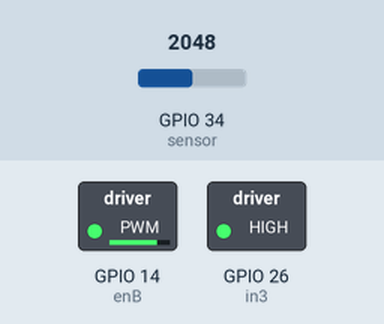
Simulated run of this sketch. Board: ESP32. Shown: switched loads named in the sketch (green lamp = pin HIGH). The inputs (shaded band) are chosen by the test bench; at power-on: GPIO 34 (sensor) = 2048. Nothing arrives over Bluetooth unless stated; what the sketch prints to the serial monitor is not drawn.

Above: at 1.2 s.
1.3 s: GPIO 34 (sensor) set to 2970
2.8 s: GPIO 34 (sensor) set to 3048
At 4.2 s:
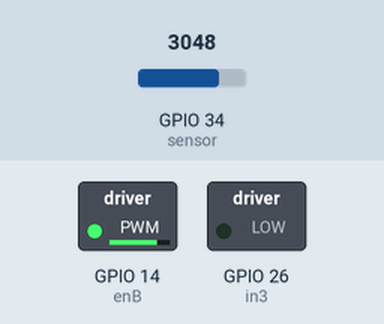
Timing chart, 0 to 5.8 s (numbered marks = the images above; inputs shaded):
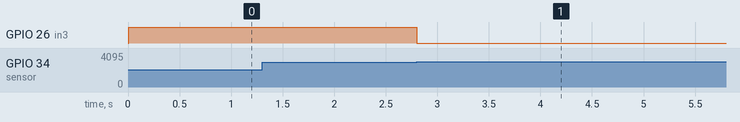

The sketch:

sketch_receiver.ino
```cpp
#include <BluetoothSerial.h>

BluetoothSerial SerialBT;

char receivedChar;
bool btConnected = false;
long previousMillis = 0;
int timeout = 1000;

// MOTOR 1 : VENSTRE
int enA = 35;
int in1 = 33;
int in2 = 25;

// MOTOR 2 : Højre
int enB = 14;
int in3 = 26;
int in4 = 27;

int sensor = 34;

void setup() {
  Serial.begin(9600);
  SerialBT.begin("ESP32slave");
  Serial.println("The device started in master mode, make sure remote BT device is on!");
  pinMode(enB, OUTPUT);
  pinMode(in3, OUTPUT);
  analogWrite(enB, 200);
}

void loop() {
  int sensorValue = analogRead(sensor);
  if (sensorValue < 3000) {
    digitalWrite(in3, HIGH);
  } else {
    digitalWrite(in3, LOW);
  }

  if (SerialBT.available()) {
    previousMillis = millis();

    receivedChar =(char)SerialBT.read();

    if (btConnected == false) {
      btConnected = true;
      Serial.println("Bluetooth connected.");
    }

    if (receivedChar == 'H') {
      Serial.println(receivedChar);
      delay(5000);
    }
    if (receivedChar == 'F') {
      digitalWrite(in3, HIGH);
      Serial.println(receivedChar);
      delay(100);
    }
    if (receivedChar == 'B') {
      Serial.println(receivedChar);
      delay(100);
    }
    if (receivedChar == 'L') {
      Serial.println(receivedChar);
      delay(100);
    }
    if (receivedChar == 'R') {
      Serial.println(receivedChar);
      delay(100);
    }
  }
  if (millis() - previousMillis > timeout && btConnected == true) {

    Serial.println("Bluetooth disconnected.");
    btConnected = false;
    }
}
```

Measured:
- the behaviour switches between 2999 and 3000 on GPIO 34 (sensor) (found by bisection; images 0 and 1)
- after the input at 1.3 s, every drawn part: stays the same
- after the input at 2.8 s, GPIO 26 (in3): HIGH → LOW at once
